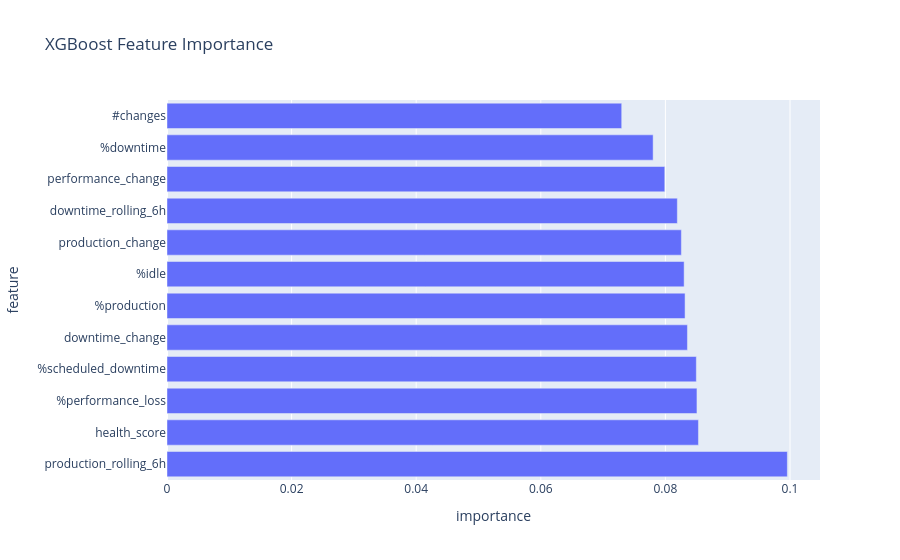

This figure's notebook cell:
### Code cell
fig = px.bar(
    feature_importance,
    x="importance",
    y="feature",
    orientation="h",
    title="XGBoost Feature Importance"
)

fig.show()

### Figure 1 — Plotly figure (JSON) as saved in the notebook; plotly's stock layout.template omitted (floating-point values rounded to 4 significant figures)
{"data": [{"hovertemplate": "importance=%{x}<br>feature=%{y}<extra></extra>", "legendgroup": "", "marker": {"color": "#636efa", "pattern": {"shape": ""}}, "name": "", "orientation": "h", "showlegend": false, "textposition": "auto", "type": "bar", "x": [0.09957, 0.0853, 0.08506, 0.08496, 0.08354, 0.08315, 0.08301, 0.08256, 0.08191, 0.0799, 0.07803, 0.07299], "xaxis": "x", "y": ["production_rolling_6h", "health_score", "%performance_loss", "%scheduled_downtime", "downtime_change", "%production", "%idle", "production_change", "downtime_rolling_6h", "performance_change", "%downtime", "#changes"], "yaxis": "y"}], "layout": {"barmode": "relative", "legend": {"tracegroupgap": 0}, "title": {"text": "XGBoost Feature Importance"}, "xaxis": {"anchor": "y", "domain": [0, 1], "title": {"text": "importance"}}, "yaxis": {"anchor": "x", "domain": [0, 1], "title": {"text": "feature"}}}}
